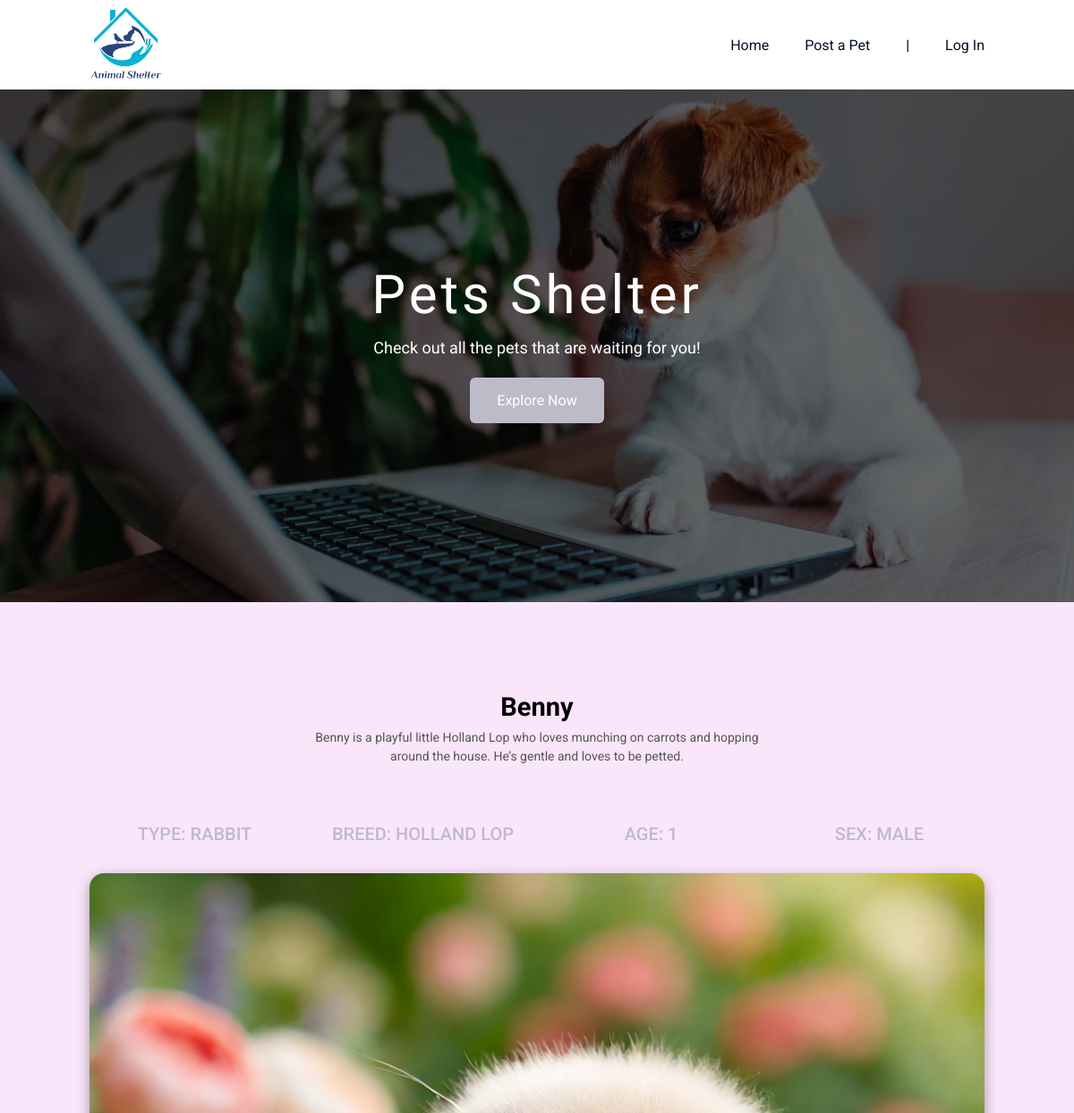
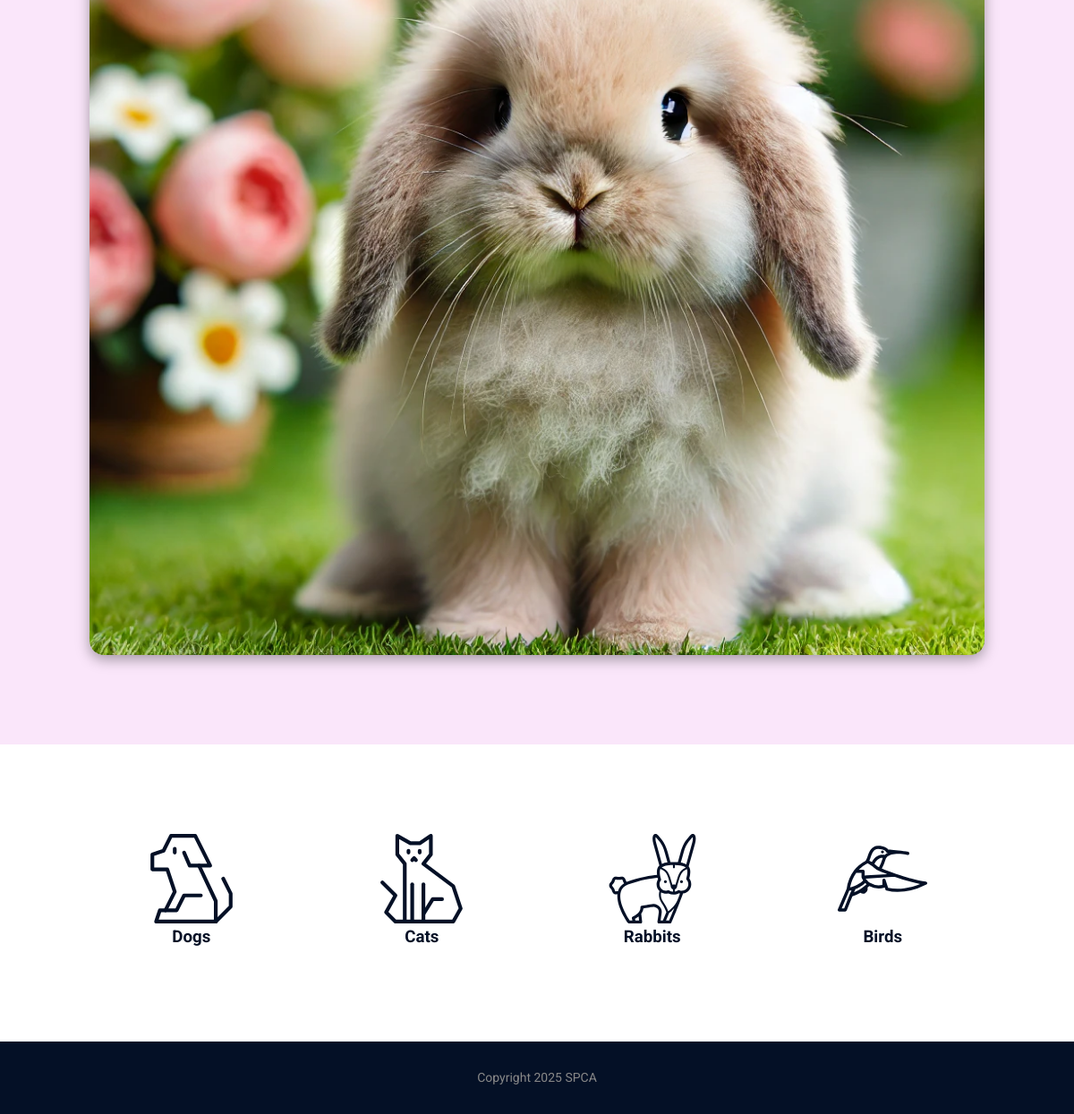
/pet.php?pet=12, run on the app's committed database (2 pictures, top to bottom).
### tables this page shows
CREATE TABLE `pets` (
  `id` int(11) NOT NULL,
  `name` varchar(255) NOT NULL,
  `age` varchar(255) NOT NULL,
  `type` varchar(255) NOT NULL,
  `sex` varchar(255) NOT NULL,
  `breed` varchar(255) NOT NULL,
  `image` varchar(255) NOT NULL,
  `description` text NOT NULL
);

### pet.php (the view, shortened to what this page needs)
<?php
include_once "./configs.php";
 if(isset($_GET["pet"])){
     $petId = $_GET["pet"];
     $request = $conn->prepare("SELECT * FROM pets WHERE id = ?");
     $request->bind_param("i", $petId);
 }
$request->execute();
$result = $request->get_result();
?>
<!doctype html>
<html lang="en">
<head>
    <link rel="stylesheet" href="styles.css">
</head>
<body>
    <?php include_once "components/header.php"; ?>
    <main>
        <?php include_once "components/banner-home.php"; ?>
        <section class="latest">
            <div class="container">
                <?php
                if ($result->num_rows > 0) {
                $row = $result->fetch_assoc()
                ?>
                <div class="section-header" id="section-header">
                    <h2><?= $row['name'] ?></h2>
                    <p><?= $row['description'] ?></p>
                </div>
                <ul class="pet-details">
                    <li>Type: <?= $row['type'] ?></li>
                    <li>Breed: <?= $row['breed'] ?></li>
                    <li>Age: <?= $row['age'] ?></li>
                    <li>Sex: <?= $row['sex'] ?></li>
                </ul>
                <div class="pet-img">
                    <img src="<?= $row['image'] ?>" alt=""/>
                </div>
                    <?php
                } else {
                    echo "No results found!";
                }
                ?>
            </div>
        </section>
        <?php include_once "sections/pet-choice.php"; ?>
    </main>
    <?php include_once "components/footer.php"; ?>
</body>
</html>

### styles.css (style rules this page uses)
:root { --primary-color: #041026; --secondary-color: #bebbc8; }
* { margin: 0; padding: 0; box-sizing: border-box; outline: none; }
body { font-family: "Roboto", serif; }
section { padding: 100px 0; }
h2 { font-size: 29px; margin-bottom: 7px; }
p { color: #555; font-size: 14px; line-height: 1.5; }
ul { list-style: none; }
.container { max-width: 1000px; width: 90%; margin: 0 auto; }
.latest { background: #fae6fa; }
.section-header { text-align: center; max-width: 500px; margin: 0 auto 30px; }

### data on the page
pets: name "Benny", description "Benny is a playful little Holland Lop who loves munching on carrots and hopping around the house. He’s gentle and loves to be petted.", type "RABBIT", breed "HOLLAND LOP", age "1", sex "MALE", image (picture)
